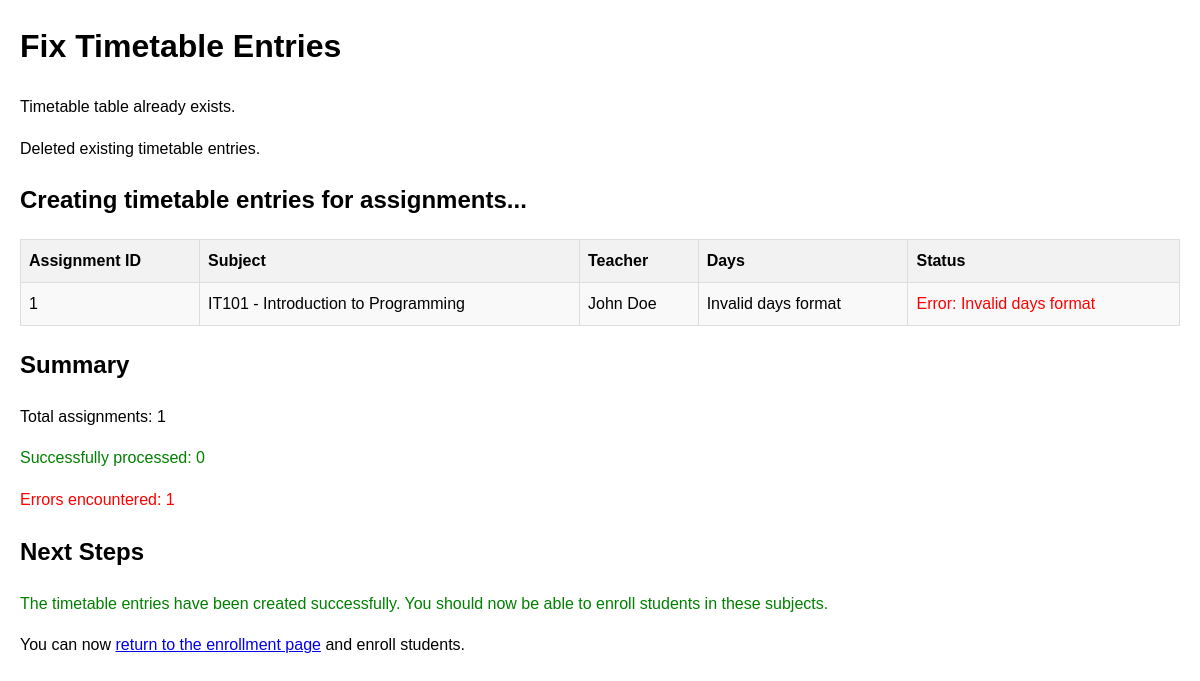
The page /fix_timetable.php on the database its author committed.
### tables this page shows
CREATE TABLE IF NOT EXISTS assignments (
    id INT PRIMARY KEY AUTO_INCREMENT,
    teacher_id INT NOT NULL,
    subject_id INT NOT NULL,
    preferred_day ENUM('Monday', 'Tuesday', 'Wednesday', 'Thursday', 'Friday', 'Saturday') NOT NULL,
    time_start TIME NOT NULL,
    time_end TIME NOT NULL,
    location VARCHAR(100) NOT NULL,
    month_from DATE NOT NULL,
    month_to DATE NOT NULL,
    created_at TIMESTAMP DEFAULT CURRENT_TIMESTAMP,
    updated_at TIMESTAMP DEFAULT CURRENT_TIMESTAMP ON UPDATE CURRENT_TIMESTAMP,
    FOREIGN KEY (teacher_id) REFERENCES teachers(id) ON DELETE CASCADE,
    FOREIGN KEY (subject_id) REFERENCES subjects(id) ON DELETE CASCADE
);

CREATE TABLE subjects (
    id INT PRIMARY KEY AUTO_INCREMENT,
    subject_code VARCHAR(20) NOT NULL UNIQUE,
    subject_name VARCHAR(100) NOT NULL,
    description TEXT,
    units INT NOT NULL,
    semester ENUM('First', 'Second', 'Summer') NOT NULL,
    school_year VARCHAR(9) NOT NULL COMMENT 'Format: 2023-2024',
    teacher_id INT,
    status ENUM('Active', 'Inactive') DEFAULT 'Active',
    created_at TIMESTAMP DEFAULT CURRENT_TIMESTAMP,
    updated_at TIMESTAMP DEFAULT CURRENT_TIMESTAMP ON UPDATE CURRENT_TIMESTAMP,
    FOREIGN KEY (teacher_id) REFERENCES teachers(id)
);

### fix_timetable.php (the view, shortened to what this page needs)
<?php
require_once 'config/database.php';
echo "<!DOCTYPE html>
<html>
<head>
    <title>Fix Timetable Entries</title>
    <style>
        body { font-family: Arial, sans-serif; line-height: 1.6; margin: 20px; }
        .success { color: green; }
        .error { color: red; }
        .warning { color: orange; }
        pre { background: #f4f4f4; padding: 10px; border-radius: 5px; }
        table { border-collapse: collapse; width: 100%; }
        th, td { text-align: left; padding: 8px; border: 1px solid #ddd; }
        th { background-color: #f2f2f2; }
        tr:nth-child(even) { background-color: #f9f9f9; }
    </style>
</head>
<body>
    <h1>Fix Timetable Entries</h1>";
try {
    $check_timetable = $conn->query("SHOW TABLES LIKE 'timetable'");
    if ($check_timetable->num_rows === 0) {
        echo "<p>Creating timetable table...</p>";
        $create_timetable = "CREATE TABLE timetable (
            id INT PRIMARY KEY AUTO_INCREMENT,
            subject_id INT,
            teacher_id INT,
            day_of_week ENUM('Monday', 'Tuesday', 'Wednesday', 'Thursday', 'Friday', 'Saturday') NOT NULL,
            start_time TIME NOT NULL,
            end_time TIME NOT NULL,
            room VARCHAR(50) NOT NULL,
            status ENUM('Active', 'Cancelled', 'Rescheduled') DEFAULT 'Active',
            created_at TIMESTAMP DEFAULT CURRENT_TIMESTAMP,
            updated_at TIMESTAMP DEFAULT CURRENT_TIMESTAMP ON UPDATE CURRENT_TIMESTAMP,
            FOREIGN KEY (subject_id) REFERENCES subjects(id),
            FOREIGN KEY (teacher_id) REFERENCES teachers(id)
        )";
        if (!$conn->query($create_timetable)) {
            throw new Exception("Failed to create timetable table: " . $conn->error);
        }
        echo "<p class='success'>Timetable table created successfully.</p>";
    } else {
        echo "<p>Timetable table already exists.</p>";
    }
    $conn->begin_transaction();
    $assignments_query = "SELECT a.*, s.subject_code, s.subject_name
                         FROM assignments a
                         JOIN subjects s ON a.subject_id = s.id
                         ORDER BY a.id";
    $assignments_result = $conn->query($assignments_query);
    $conn->query("DELETE FROM timetable");
    echo "<p>Deleted existing timetable entries.</p>";
    echo "<h2>Creating timetable entries for assignments...</h2>";
    echo "<table>
        <tr>
            <th>Assignment ID</th>
            <th>Subject</th>
            <th>Teacher</th>
            <th>Days</th>
            <th>Status</th>
        </tr>";
    $total_count = 0;
    $processed_count = 0;
    $error_count = 0;
    while ($assignment = $assignments_result->fetch_assoc()) {
        $total_count++;
        $assignment_id = $assignment['id'];
        $teacher_id = $assignment['teacher_id'];
        $subject_name = $assignment['subject_code'] . ' - ' . $assignment['subject_name'];
        $teacher_query = "SELECT CONCAT(first_name, ' ', last_name) as teacher_name FROM teachers WHERE id = ?";
        $teacher_stmt = $conn->prepare($teacher_query);
        $teacher_stmt->bind_param("i", $teacher_id);
        $teacher_stmt->execute();
        $teacher_result = $teacher_stmt->get_result();
        $teacher_name = $teacher_result->fetch_assoc()['teacher_name'] ?? 'Unknown';
        echo "<tr>
            <td>{$assignment_id}</td>
            <td>{$subject_name}</td>
            <td>{$teacher_name}</td>";
        $preferred_days = json_decode($assignment['preferred_day'], true);
        $days_text = '';
        $status_class = 'success';
        $status_text = 'Success';
        if (!is_array($preferred_days) || empty($preferred_days)) {
            $days_text = 'Invalid days format';
            $status_class = 'error';
            $status_text = 'Error: Invalid days format';
            $error_count++;
        }
        echo "<td>{$days_text}</td>
            <td class='{$status_class}'>{$status_text}</td>
        </tr>";
    }
    echo "</table>";
    $conn->commit();
    echo "<h2>Summary</h2>";
    echo "<p>Total assignments: {$total_count}</p>";
    echo "<p class='success'>Successfully processed: {$processed_count}</p>";
    if ($error_count > 0) {
        echo "<p class='error'>Errors encountered: {$error_count}</p>";
    }
    echo "<h2>Next Steps</h2>";
    echo "<p class='success'>The timetable entries have been created successfully. You should now be able to enroll students in these subjects.</p>";
    echo "<p>You can now <a href='admin/enrollment/index.php' id='returnLink'>return to the enrollment page</a> and enroll students.</p>";
} catch (Exception $e) {
    if ($conn->inTransaction()) {
        $conn->rollback();
    }
    echo "<div class='error'>
        <h3>Error</h3>
        <p>{$e->getMessage()}</p>
        <pre>{$e->getTraceAsString()}</pre>
    </div>";
}
echo "</body></html>";
?>

### fix_timetable.php (style rules this page uses)
body { font-family: Arial, sans-serif; line-height: 1.6; margin: 20px; }
.success { color: green; }
.error { color: red; }
table { border-collapse: collapse; width: 100%; }
th, td { text-align: left; padding: 8px; border: 1px solid #ddd; }
th { background-color: #f2f2f2; }
tr:nth-child(even) { background-color: #f9f9f9; }

### rows shown on the page
assignments: id "1", subject.subject_name "IT101 - Introduction to Programming", teacher_name "John Doe", days_text "Invalid days format", status_text "Error: Invalid days format"

### other values the page prints
$total_count "1"
$processed_count "0"
$error_count "1"
